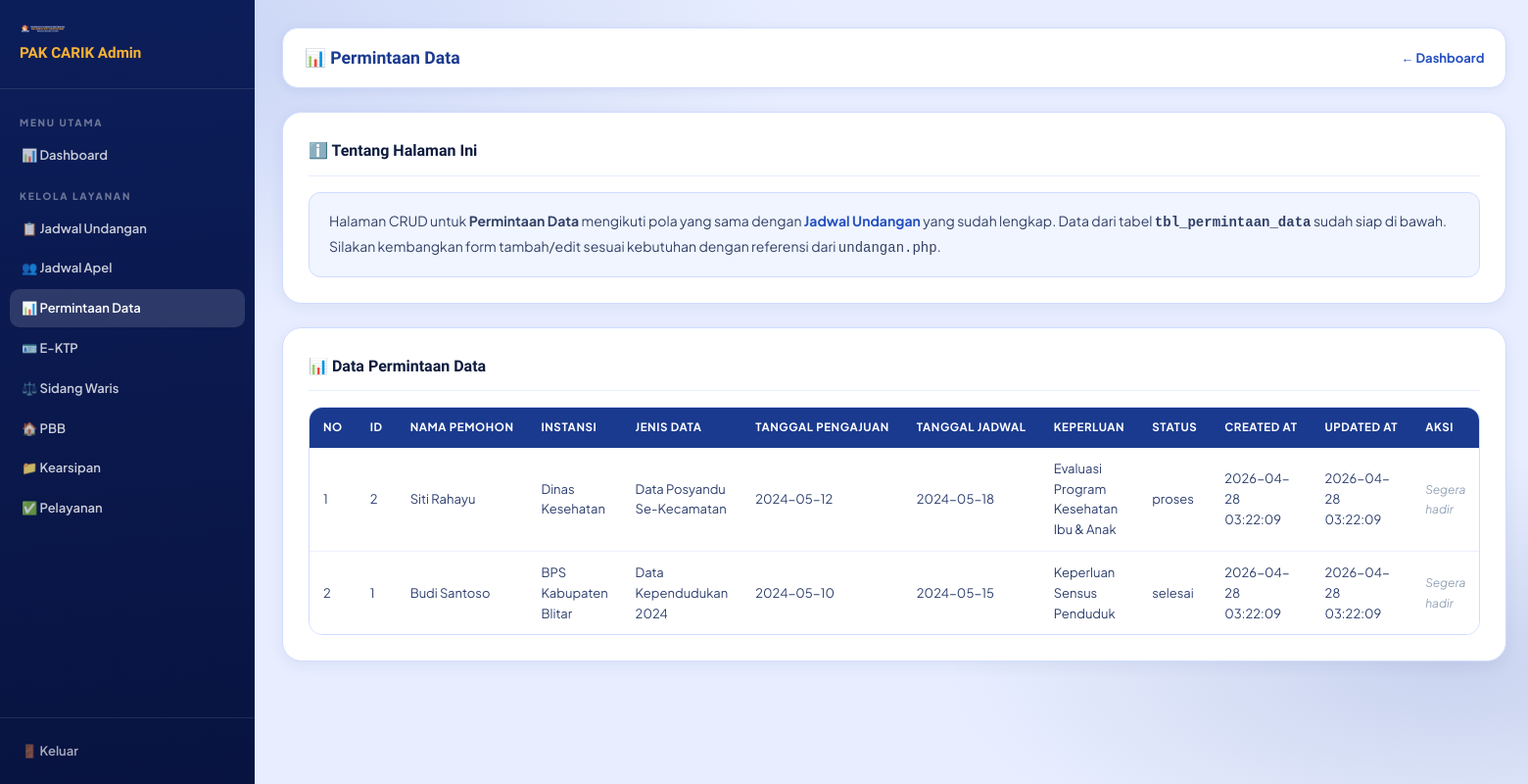
/admin/permintaan-data.php (signed in), run on the app's committed database.
### tables this page shows
CREATE TABLE IF NOT EXISTS `tbl_permintaan_data` (
  `id`               INT UNSIGNED AUTO_INCREMENT PRIMARY KEY,
  `nama_pemohon`     VARCHAR(150) NOT NULL,
  `instansi`         VARCHAR(200) NOT NULL,
  `jenis_data`       VARCHAR(200) NOT NULL,
  `tanggal_pengajuan` DATE        NOT NULL,
  `tanggal_jadwal`   DATE,
  `keperluan`        TEXT         NOT NULL,
  `status`           ENUM('pending','proses','selesai','batal') NOT NULL DEFAULT 'pending',
  `created_at`       TIMESTAMP DEFAULT CURRENT_TIMESTAMP,
  `updated_at`       TIMESTAMP DEFAULT CURRENT_TIMESTAMP ON UPDATE CURRENT_TIMESTAMP
);

### admin/permintaan-data.php (the view, shortened to what this page needs)
<?php
require_once '../assets/php/koneksi.php';
$data = $conn->query("SELECT * FROM tbl_permintaan_data ORDER BY id DESC");
$page_title = "Permintaan Data";
$page_icon  = "📊";
?><!DOCTYPE html>
<html lang="id">
<head>
  <link rel="stylesheet" href="../assets/css/style.css">
</head>
<body>
<aside class="sidebar">
  <div class="sidebar-head"><img src="../assets/img/carik.png" alt="PAK CARIK"><h2>PAK CARIK Admin</h2></div>
  <nav class="sidebar-nav">
    <div class="nav-sec">Menu Utama</div>
    <a href="dashboard.php">📊 Dashboard</a>
    <div class="nav-sec">Kelola Layanan</div>
    <a href="undangan.php">📋 Jadwal Undangan</a>
    <a href="apel.php" <?php if(basename(__FILE__)=='apel.php') echo 'class="active"'; ?>>👥 Jadwal Apel</a>
    <a href="permintaan-data.php" <?php if(basename(__FILE__)=='permintaan-data.php') echo 'class="active"'; ?>>📊 Permintaan Data</a>
    <a href="ektp.php" <?php if(basename(__FILE__)=='ektp.php') echo 'class="active"'; ?>>🪪 E-KTP</a>
    <a href="sidang-waris.php" <?php if(basename(__FILE__)=='sidang-waris.php') echo 'class="active"'; ?>>⚖️ Sidang Waris</a>
    <a href="pbb.php" <?php if(basename(__FILE__)=='pbb.php') echo 'class="active"'; ?>>🏠 PBB</a>
    <a href="kearsipan.php" <?php if(basename(__FILE__)=='kearsipan.php') echo 'class="active"'; ?>>📁 Kearsipan</a>
    <a href="pelayanan.php" <?php if(basename(__FILE__)=='pelayanan.php') echo 'class="active"'; ?>>✅ Pelayanan</a>
  </nav>
  <div class="sidebar-foot"><a href="logout.php">🚪 Keluar</a></div>
</aside>
<div class="main">
  <div class="topbar">
    <h1><?= $page_icon ?> <?= $page_title ?></h1>
    <a href="dashboard.php" style="font-size:13px;color:#2550c0;font-weight:700;text-decoration:none;">← Dashboard</a>
  </div>
  <div class="card">
    <div class="card-title">ℹ️ Tentang Halaman Ini</div>
    <div class="info-box">
      Halaman CRUD untuk <strong><?= $page_title ?></strong> mengikuti pola yang sama dengan <a href="undangan.php" style="color:#2550c0;font-weight:700;">Jadwal Undangan</a> yang sudah lengkap. Data dari tabel <code><strong><?= "tbl_permintaan_data" ?></strong></code> sudah siap di bawah. Silakan kembangkan form tambah/edit sesuai kebutuhan dengan referensi dari <code>undangan.php</code>.
    </div>
  </div>
  <div class="card">
    <div class="card-title"><?= $page_icon ?> Data <?= $page_title ?></div>
    <div class="table-wrap">
      <table>
        <thead><tr><?php
          if ($data && $data->num_rows > 0) {
            $first = $data->fetch_assoc();
            echo '<th>No</th>';
            foreach (array_keys($first) as $col) echo '<th>'.strtoupper(str_replace('_',' ',$col)).'</th>';
            echo '<th>AKSI</th>';
            $data->data_seek(0);
          }
        ?></tr></thead>
        <tbody><?php
          if ($data && $data->num_rows > 0) {
            $no = 1;
            while ($row = $data->fetch_assoc()) {
              echo '<tr><td>'.$no++.'</td>';
              foreach ($row as $val) echo '<td>'.htmlspecialchars($val ?: '-').'</td>';
              echo '<td><span style="font-size:12px;color:#94a3b8;font-style:italic;">Segera hadir</span></td></tr>';
            }
          } else {
            echo '<tr><td colspan="20" style="text-align:center;padding:30px;color:#64748b;">Belum ada data.</td></tr>';
          }
        ?></tbody>
      </table>
    </div>
  </div>
</div>
</body></html>

### assets/css/style.css (style rules this page uses)
*, *::before, *::after { box-sizing: border-box; margin: 0; padding: 0; }
html { scroll-behavior: smooth; }
:root { --primary: #1a3a8f; --primary-mid: #2550c0; --primary-light: #3a6de0; --primary-pale: #e8eeff; --accent: #f9b234; --accent-dark: #d9940f; --success: #16a34a; --danger: #dc2626; --text: #0d1b3e; --text-mid: #2d3f6e; --text-soft: #5a6a8e; --surface: #ffffff; --surface-tint: #f4f7ff; --border: #d0dcff; --shadow-sm: 0 2px 12px rgba(20,40,120,.08); --shadow-md: 0 8px 32px rgba(20,40,120,.13); --shadow-lg: 0 20px 60px rgba(20,40,120,.18); --radius-sm: 10px; --radius-md: 18px; --radius-lg: 28px; --radius-xl: 40px; --header-h: 118px; }
body { font-family: 'Plus Jakarta Sans', sans-serif; color: var(--text); background: #e8eeff; overflow-x: hidden; line-height: 1.6; }
body::before { content: ''; position: fixed; inset: 0; z-index: -1; background: radial-gradient(ellipse 80% 60% at 5% 5%, rgba(37,80,192,.18) 0%, transparent 60%), radial-gradient(ellipse 60% 50% at 95% 85%, rgba(26,58,143,.15) 0%, transparent 55%), #e8eeff; pointer-events: none; }
a { text-decoration: none; color: inherit; }
img { display: block; max-width: 100%; }
.topbar { background: rgba(255,255,255,.06); border-bottom: 1px solid rgba(255,255,255,.1); color: rgba(255,255,255,.82); font-size: 12.5px; }
table { width: 100%; border-collapse: collapse; background: #fff; font-size: 14px; }
thead { background: var(--primary); color: #fff; }
thead th { padding: 14px 18px; text-align: left; font-weight: 700; font-size: 13px; letter-spacing: .05em; text-transform: uppercase; white-space: nowrap; }
tbody tr { border-bottom: 1px solid #eef1ff; transition: background .15s; }
tbody tr:last-child { border-bottom: none; }
tbody td { padding: 13px 18px; vertical-align: middle; color: var(--text-mid); }

### admin/permintaan-data.php (style rules this page uses)
body { background:#f4f7ff;display:flex;min-height:100vh;font-family:'Plus Jakarta Sans',sans-serif; }
.sidebar { width:260px;background:linear-gradient(175deg,#0c1e5a,#081340);color:#fff;position:fixed;top:0;left:0;bottom:0;display:flex;flex-direction:column;z-index:100; }
.sidebar-head { padding:24px 20px;border-bottom:1px solid rgba(255,255,255,.1); }
.sidebar-head img { width:48px;margin-bottom:8px; }
.sidebar-head h2 { font-family:'Sora',sans-serif;font-size:.95rem;font-weight:900;color:#f9b234; }
.sidebar-nav { flex:1;padding:14px 10px;overflow-y:auto; }
.nav-sec { font-size:10px;font-weight:800;letter-spacing:.18em;text-transform:uppercase;color:rgba(255,255,255,.4);padding:12px 10px 6px; }
.sidebar-nav a { display:flex;align-items:center;gap:10px;padding:9px 12px;border-radius:10px;color:rgba(255,255,255,.78);font-size:13px;font-weight:600;margin-bottom:2px;transition:background .18s;text-decoration:none; }
.sidebar-nav a:hover,.sidebar-nav a.active { background:rgba(255,255,255,.14);color:#fff; }
.sidebar-foot { padding:14px 10px;border-top:1px solid rgba(255,255,255,.1); }
.sidebar-foot a { display:flex;align-items:center;gap:10px;padding:9px 12px;border-radius:10px;color:rgba(255,255,255,.65);font-size:13px;font-weight:600;text-decoration:none; }
.main { margin-left:260px;flex:1;padding:28px; }
.topbar { background:#fff;border-radius:16px;padding:16px 22px;margin-bottom:24px;display:flex;align-items:center;justify-content:space-between;box-shadow:0 2px 12px rgba(20,40,120,.07);border:1px solid #d0dcff; }
.topbar h1 { font-family:'Sora',sans-serif;font-size:1.1rem;font-weight:900;color:#1a3a8f; }
.card { background:#fff;border:1px solid #d0dcff;border-radius:20px;padding:26px;margin-bottom:24px;box-shadow:0 4px 16px rgba(20,40,120,.07); }
.card-title { font-family:'Sora',sans-serif;font-size:1rem;font-weight:800;color:#0d1b3e;margin-bottom:16px;padding-bottom:12px;border-bottom:1px solid #e8eeff; }
.info-box { background:#f0f5ff;border:1px solid #d0dcff;border-radius:12px;padding:16px 20px;font-size:14px;color:#334168;line-height:1.75; }
table { width:100%;border-collapse:collapse;font-size:13px; }
thead { background:#1a3a8f;color:#fff; }
thead th { padding:11px 14px;text-align:left;font-size:11.5px;font-weight:700;letter-spacing:.05em;text-transform:uppercase;white-space:nowrap; }
tbody tr { border-bottom:1px solid #eef1ff;transition:background .15s; }
tbody td { padding:11px 14px;vertical-align:middle;color:#2d3f6e; }
.table-wrap { overflow-x:auto;border-radius:14px;border:1px solid #d0dcff; }

### data on the page
tbl_permintaan_data: id "2", nama_pemohon "Siti Rahayu", instansi "Dinas Kesehatan", jenis_data "Data Posyandu Se-Kecamatan", tanggal_pengajuan "2024-05-12", tanggal_jadwal "2024-05-18", keperluan "Evaluasi Program Kesehatan Ibu & Anak", status "proses", val "2026-04-28 03:22:09"
tbl_permintaan_data: id "1", nama_pemohon "Budi Santoso", instansi "BPS Kabupaten Blitar", jenis_data "Data Kependudukan 2024", tanggal_pengajuan "2024-05-10", tanggal_jadwal "2024-05-15", keperluan "Keperluan Sensus Penduduk", status "selesai", val "2026-04-28 03:22:09"

### other printed values
$page_icon "📊"
$page_title "Permintaan Data"
str_replace('_',' ',$col) "ID"
str_replace('_',' ',$col) "NAMA PEMOHON"
str_replace('_',' ',$col) "INSTANSI"
str_replace('_',' ',$col) "JENIS DATA"
str_replace('_',' ',$col) "TANGGAL PENGAJUAN"
str_replace('_',' ',$col) "TANGGAL JADWAL"
str_replace('_',' ',$col) "KEPERLUAN"
str_replace('_',' ',$col) "STATUS"
str_replace('_',' ',$col) "CREATED AT"
str_replace('_',' ',$col) "UPDATED AT"
